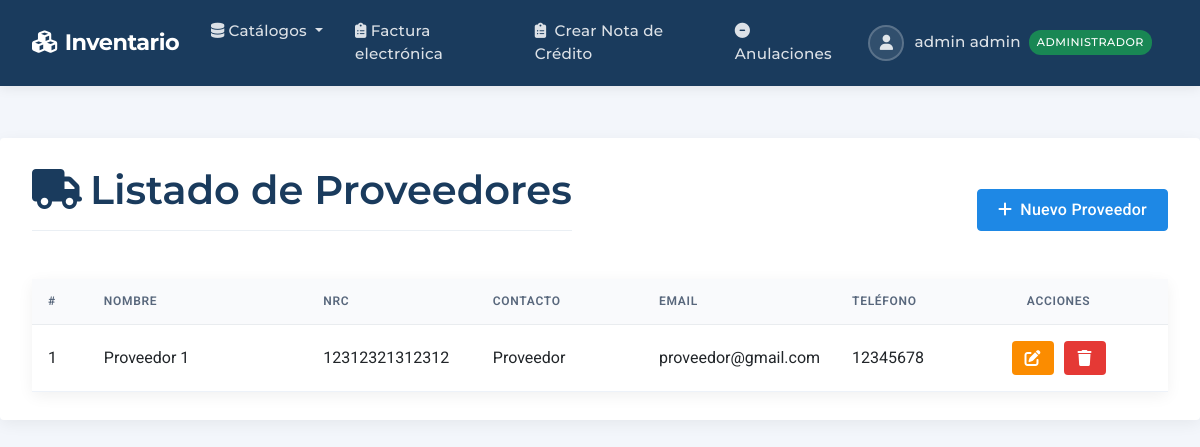
/proveedores/ (signed in), run on the app's committed database.
### productos/models.py (models this page shows, shortened)
class Usuario(AbstractUser):
    rol = models.ForeignKey(
        Rol, on_delete=models.SET_NULL,
        null=True, verbose_name='Rol',
        default=get_default_rol  # NUEVO: Rol por defecto
    )
    dui = models.CharField('DUI', max_length=9, unique=True)
    SEXO_CHOICES = [('M','Masculino'), ('F','Femenino')]
    sexo = models.CharField('Sexo', max_length=1, choices=SEXO_CHOICES)
    edad = models.PositiveIntegerField('Edad', null=True, blank=True)
    telefono = models.CharField('Teléfono', max_length=20, blank=True)
    activo = models.BooleanField('Usuario Activo', default=False,
                               help_text='Solo usuarios activos pueden acceder al sistema')
    REQUIRED_FIELDS = ['email', 'first_name', 'last_name', 'dui']
    def puede_acceder(self):
        return (
            self.is_authenticated and  # Debe estar autenticado
            self.is_active and         # Cuenta activa en Django
            self.activo and           # Campo personalizado activo
            self.rol and              # Debe tener un rol asignado
            self.rol.nombre == 'administrador'  # Solo administradores
        )

class Rol(models.Model):
    nombre = models.CharField('Nombre del rol', max_length=50)

class Proveedor(models.Model):
    nombre    = models.CharField('Nombre', max_length=100)
    nrc       = models.CharField('NRC', max_length=20)
    contacto  = models.CharField('Contacto', max_length=100)
    email     = models.EmailField('Correo', blank=True)
    telefono  = models.CharField('Teléfono', max_length=20, blank=True)
    direccion = models.TextField('Dirección', blank=True)

### productos/views.py (the view)
# urls.py: path('proveedores/',             ProveedorListView.as_view(),   name='proveedor_list'),
class ProveedorListView(LoginRequiredMixin, AdminRequiredMixin, ListView):
    model = Proveedor
    template_name = 'productos/catalogos/proveedor/list.html'

### productos/views.py (called while the page is built)
    def test_func(self):
        return (
            self.request.user.is_authenticated and
            self.request.user.puede_acceder()
        )

### productos/templates/productos/catalogos/proveedor/list.html (shortened to what this page needs)
{% extends 'productos/base.html' %}
{% block content %}
<div class="d-flex justify-content-between align-items-center mb-4">
    <h1 class="page-title">
        <i class="fas fa-truck me-2"></i>Listado de Proveedores
    </h1>
    <a href="{% url 'proveedor_create' %}" class="btn btn-primary">
        <i class="fas fa-plus me-2"></i>Nuevo Proveedor
    </a>
</div>
{% if object_list %}
<div class="card">
    <div class="card-body p-0">
        <div class="table-responsive">
            <table class="table table-hover mb-0">
                <thead>
                    <tr>
                        <th width="5%">#</th>
                        <th width="20%">Nombre</th>
                        <th width="15%">NRC</th>
                        <th width="15%">Contacto</th>
                        <th width="15%">Email</th>
                        <th width="10%">Teléfono</th>
                        <th width="20%" class="text-center">Acciones</th>
                    </tr>
                </thead>
                <tbody>
                    {% for proveedor in object_list %}
                    <tr>
                        <td>{{ forloop.counter }}</td>
                        <td>{{ proveedor.nombre }}</td>
                        <td>{{ proveedor.nrc }}</td>
                        <td>{{ proveedor.contacto }}</td>
                        <td>{{ proveedor.email }}</td>
                        <td>{{ proveedor.telefono }}</td>
                        <td class="text-center">
                            <a href="{% url 'proveedor_update' proveedor.id %}" class="btn btn-icon btn-edit">
                                <i class="fas fa-edit"></i>
                            </a>
                            <a href="{% url 'proveedor_delete' proveedor.id %}" class="btn btn-icon btn-delete">
                                <i class="fas fa-trash"></i>
                            </a>
                        </td>
                    </tr>
                    {% endfor %}
                </tbody>
            </table>
        </div>
    </div>
</div>
{% else %}
<div class="alert alert-info">
    <i class="fas fa-info-circle me-2"></i>No hay proveedores registrados.
    <a href="{% url 'proveedor_create' %}" class="alert-link">Agregar uno nuevo</a>.
</div>
{% endif %}
{% endblock %}

### productos/templates/productos/base.html (shortened to what this page needs)
<!DOCTYPE html>
<html lang="es" class="h-100">
<head>
    <link rel="stylesheet" href="https://cdn.datatables.net/2.3.2/css/dataTables.bootstrap5.css">
    <link href="https://cdn.jsdelivr.net/npm/bootstrap@5.3.0/dist/css/bootstrap.min.css" rel="stylesheet">
    <link rel="stylesheet" href="https://cdnjs.cloudflare.com/ajax/libs/font-awesome/6.4.0/css/all.min.css">
    <link rel="stylesheet" href="https://cdnjs.cloudflare.com/ajax/libs/tom-select/2.4.3/css/tom-select.bootstrap5.min.css" />
</head>
<body class="d-flex flex-column min-vh-100">
    <nav class="navbar navbar-expand-lg navbar-dark">
        <div class="container-fluid">
            <a class="navbar-brand" href="{% url 'home' %}">
                <i class="fas fa-cubes me-2"></i>Inventario
            </a>
            <div class="collapse navbar-collapse" id="navbarMain">
                <ul class="navbar-nav me-auto">
                    {% if user.is_authenticated %}
                    <li class="nav-item dropdown">
                        <a class="nav-link dropdown-toggle" href="#" data-bs-toggle="dropdown">
                            <i class="fas fa-database me-1"></i>Catálogos
                        </a>
                    </li>
                    <li class="nav-item">
                        <a class="nav-link" href="{% url 'dte:factura_list' %}">
                            <i class="fas fa-clipboard-list me-1"></i>Factura electrónica
                        </a>
                    </li>
                    <li class="nav-item">
                        <a class="nav-link" href="{% url 'dte:crear_nota_credito' %}">
                            <i class="fas fa-clipboard-list me-1"></i> Crear Nota de Crédito
                        </a>
                    </li>
                    <li class="nav-item">
                        <a class="nav-link" href="{% url 'dte:anulacion_list' %}">
                            <i class="fas fa-minus-circle"></i> Anulaciones
                        </a>
                    </li>
                    {% endif %}
                </ul>
                <ul class="navbar-nav">
                    {% if user.is_authenticated %}
                    <li class="nav-item dropdown">
                        <a class="nav-link dropdown-toggle user-dropdown" href="#" data-bs-toggle="dropdown">
                            <span class="user-avatar">
                                <i class="fas fa-user"></i>
                            </span>
                            {{ user.first_name }} {{ user.last_name }}
                            {% if user.rol %}
                                {% if user.puede_acceder %}
                                    <span class="badge-role bg-success">{{ user.rol.nombre }}</span>
                                {% else %}
                                    <span class="badge-role bg-warning">{{ user.rol.nombre }} (Sin acceso)</span>
                                {% endif %}
                            {% else %}
                                <span class="badge-role bg-danger">Sin rol</span>
                            {% endif %}
                        </a>
                    </li>
                    {% endif %}
                </ul>
            </div>
        </div>
    </nav>
    <div class="main-content">
        <div class="container">
            {% block content %}{% endblock %}
        </div>
    </div>
</body>
</html>

### productos/templates/productos/base.html (style rules this page uses)
:root { --primary-color: #1a3b5d; --primary-hover: #0e2945; --secondary-color: #1e88e5; --accent-color: #e53935; --success-color: #2e7d32; --light-bg: #f7f9fc; --dark-text: #2c3e50; --medium-text: #58677c; --light-text: #b0bec5; --header-shadow: 0 2px 12px rgba(0, 0, 0, 0.08); --card-shadow: 0 4px 16px rgba(0, 0, 0, 0.06); --border-radius: 0.25rem; }
body { font-family: 'Roboto', sans-serif; background-color: #f3f6fb; color: var(--dark-text); display: flex; flex-direction: column; min-height: 100vh; }
h1, h2, h3, h4, h5, .navbar-brand, .nav-link { font-family: 'Montserrat', sans-serif; }
.navbar { box-shadow: var(--header-shadow); padding: 0.5rem 1.25rem; background-color: var(--primary-color); }
.navbar-brand { font-weight: 700; font-size: 1.4rem; letter-spacing: -0.5px; color: white !important; }
.navbar-dark .navbar-nav .nav-link { color: rgba(255, 255, 255, 0.85); font-weight: 500; padding: 0.75rem 1rem; transition: all 0.2s ease; font-size: 0.95rem; letter-spacing: 0.2px; }
.main-content { flex: 1 0 auto; padding: 1.5rem 0; }
.container { max-width: 1400px; padding: 1.75rem 2rem; background-color: white; border-radius: var(--border-radius); box-shadow: var(--card-shadow); margin-top: 1.75rem; margin-bottom: 1.75rem; }
.page-title { color: var(--primary-color); font-weight: 600; margin-bottom: 1.5rem; padding-bottom: 1rem; border-bottom: 1px solid #eaeff4; }
.btn { font-weight: 500; padding: 0.5rem 1.25rem; border-radius: var(--border-radius); transition: all 0.2s; box-shadow: none; letter-spacing: 0.25px; }
.btn-primary { background-color: var(--secondary-color); border-color: var(--secondary-color); }
.card { border: none; box-shadow: var(--card-shadow); border-radius: var(--border-radius); transition: all 0.25s ease; }
.table { margin-bottom: 0; }
.table thead th { background-color: #f9fafc; border-bottom: 1px solid #e9ecef; font-weight: 600; color: var(--medium-text); text-transform: uppercase; font-size: 0.75rem; letter-spacing: 0.7px; padding: 0.85rem 1rem; }
.table tbody td { padding: 1rem; vertical-align: middle; border-color: #edf2f9; }
.user-dropdown::after { display: none; }
.user-dropdown { display: flex; align-items: center; }
.user-dropdown .user-avatar { width: 36px; height: 36px; border-radius: 50%; margin-right: 10px; background-color: rgba(255, 255, 255, 0.1); display: flex; align-items: center; justify-content: center; border: 2px solid rgba(255, 255, 255, 0.2); }
.badge-role { background-color: rgba(255, 255, 255, 0.15); color: white; font-size: 0.7rem; padding: 0.25rem 0.5rem; border-radius: 12px; margin-left: 0.5rem; font-weight: 500; letter-spacing: 0.5px; text-transform: uppercase; }
.btn-icon { width: 34px; height: 34px; display: inline-flex; align-items: center; justify-content: center; border-radius: var(--border-radius); margin: 0 3px; transition: all 0.2s; }
.btn-edit { background-color: #fb8c00; color: white; }
.btn-delete { background-color: var(--accent-color); color: white; }

### data on the page
Usuario: first_name "admin", last_name "admin", rol.nombre "ADMINISTRADOR"
Proveedor: nombre "Proveedor 1", nrc "12312321312312", contacto "Proveedor", email "proveedor@gmail.com", telefono "12345678"
